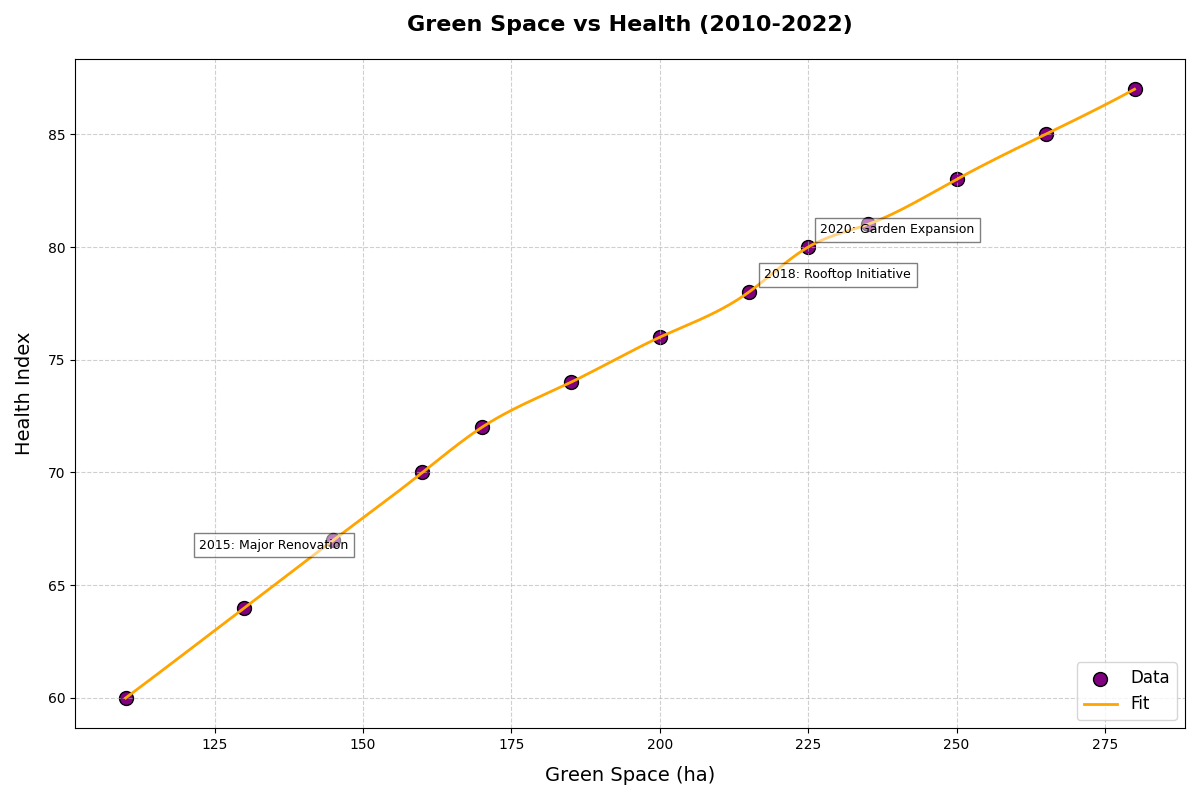

Here is the Python script that generated this plot:
import numpy as np
import matplotlib.pyplot as plt
from scipy.interpolate import make_interp_spline

# Data with altered content
years = np.arange(2010, 2023)
green_space_area = np.array([110, 130, 145, 160, 170, 185, 200, 215, 225, 235, 250, 265, 280])
health_index = np.array([60, 64, 67, 70, 72, 74, 76, 78, 80, 81, 83, 85, 87])

# Spline interpolation
x_smooth = np.linspace(green_space_area.min(), green_space_area.max(), 300)
spl = make_interp_spline(green_space_area, health_index, k=3)
y_smooth = spl(x_smooth)

# Plot
plt.figure(figsize=(12, 8))
plt.scatter(green_space_area, health_index, color='purple', edgecolor='black', s=100, label='Data')
plt.plot(x_smooth, y_smooth, color='orange', linestyle='-', linewidth=2, label='Fit')

# Title and labels
plt.title("Green Space vs Health (2010-2022)", fontsize=16, fontweight='bold', pad=20)
plt.xlabel("Green Space (ha)", fontsize=14, labelpad=10)
plt.ylabel("Health Index", fontsize=14, labelpad=10)

# Annotations
important_years = {
    "2015: Major Renovation": (135, 66),
    "2018: Rooftop Initiative": (230, 78),
    "2020: Garden Expansion": (240, 80)
}

for label, (x, y) in important_years.items():
    plt.annotate(label, (x, y), textcoords="offset points", xytext=(0,10), ha='center', fontsize=9, bbox=dict(facecolor='white', alpha=0.5))

# Legend and grid
plt.legend(loc='lower right', fontsize=12)
plt.grid(True, linestyle='--', alpha=0.6)
plt.tight_layout()

# Display
plt.show()
